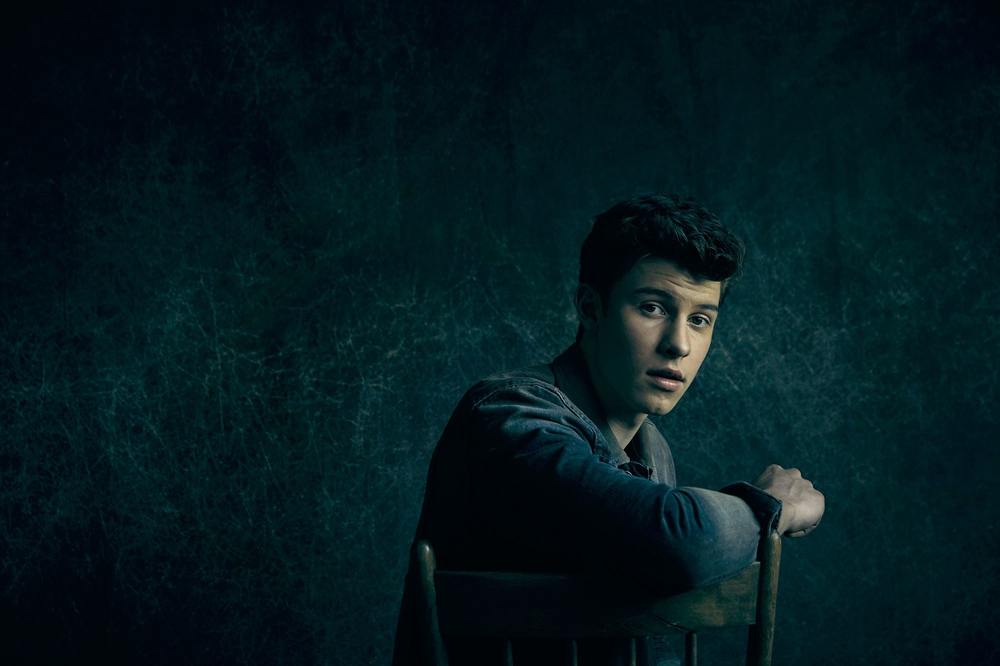
#> input picture Midterm/shawnMendes.png, 1000 x 666 px, shrunk from 2000 x 1333 before the run, found by its file name
$ jupyter execute Task4.ipynb   (older library calls are emulated)
#> lines starting #> are read from the running program, lines starting #| are printed output that depends on the picture; after the words box and inside, x2 and y2 are one past the last pixel; in counts of white or black regions, pixels touching at a corner belong together
[cell 1]
import os
import numpy as np
import matplotlib.pyplot as plt
from scipy import ndimage as ndi
from skimage.data import data_dir
from skimage import feature
from skimage import io


im = io.imread(os.path.join(data_dir, "shawnMendes.png"), as_grey=True)
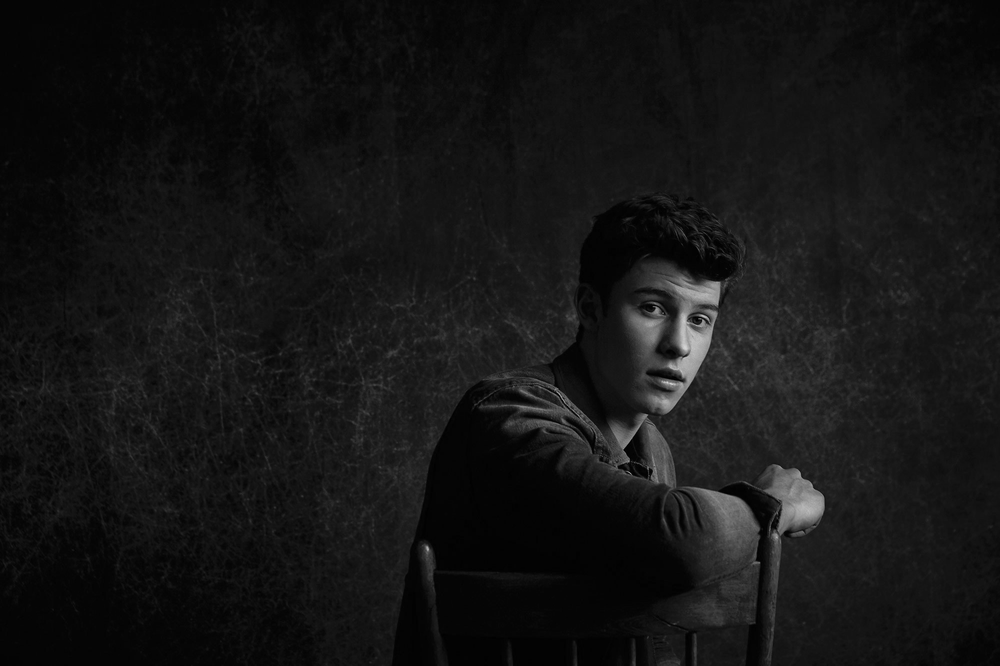
#> im: shape (666, 1000) float64; min 0, max 0.838, mean 0.0832
# Compute the Canny filter for two values of sigma
edges1 = feature.canny(im)
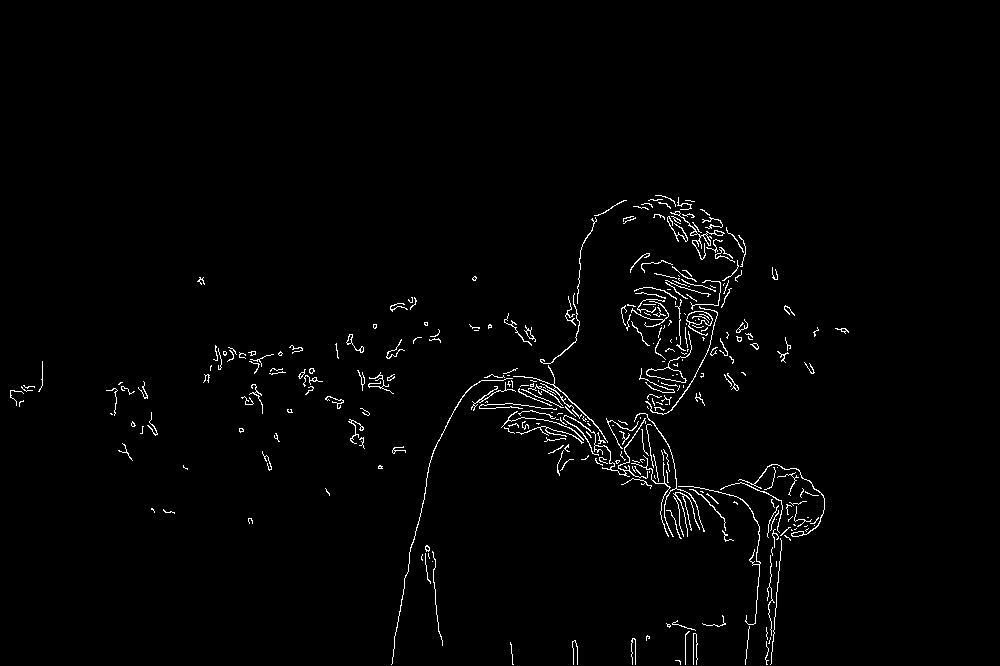
#> edges1: shape (666, 1000) bool; 1.6% white in thin lines or dots, all inside (x1, y1, x2, y2) = (10, 195, 849, 665)
edges2 = feature.canny(im, sigma=3)
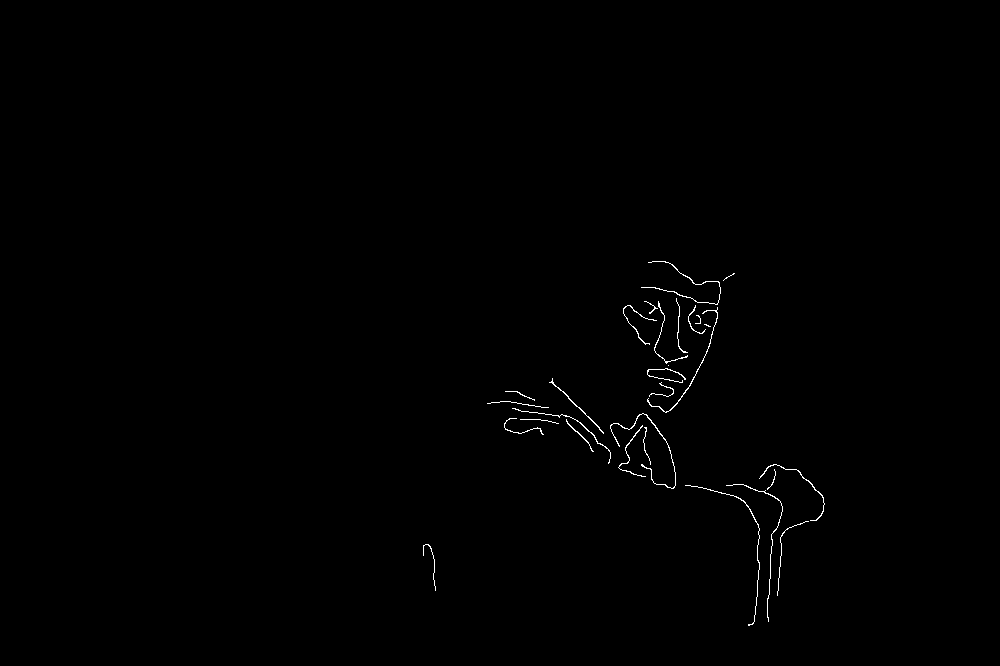
#> edges2: shape (666, 1000) bool; 0.38% white in thin lines or dots, all inside (x1, y1, x2, y2) = (423, 261, 825, 626)

fig, (ax1, ax2, ax3) = plt.subplots(nrows=1, ncols=3, figsize=(20, 5), sharex=True, sharey=True)
ax1.imshow(im, cmap=plt.cm.gray)
ax1.axis('off')
ax1.set_title('Original', fontsize=20)

ax2.imshow(edges1, cmap="Reds")
ax2.axis('off')
ax2.set_title('Canny filter, $\sigma=1$', fontsize=20)

ax3.imshow(edges2, cmap="Reds")
ax3.axis('off')
ax3.set_title('Canny filter, $\sigma=3$', fontsize=20)

fig, (ax4, ax5) = plt.subplots(nrows=1, ncols=2, figsize=(15, 10), sharex=True, sharey=True)

ax4.imshow(im, cmap=plt.cm.gray)
ax4.axis('off')
ax4.set_title('Original', fontsize=20)

sx = ndi.sobel(im, axis = 0, mode = 'constant')
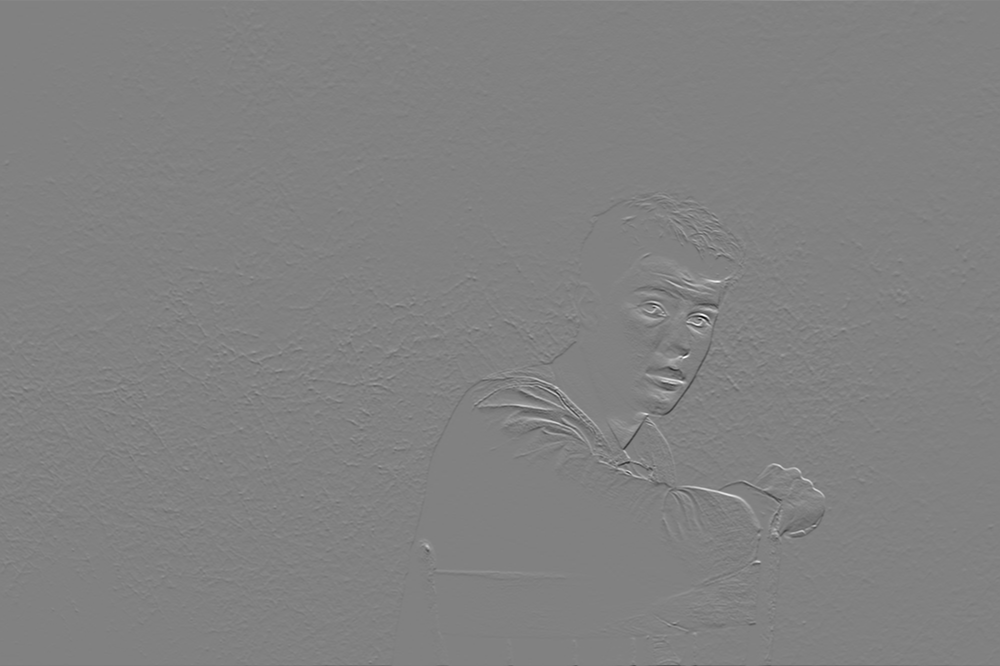
#> sx: shape (666, 1000) float64; min -2.46, max 2.38, mean 5.05e-05; drawn with min black and max white
sy = ndi.sobel(im, axis = 1, mode = 'constant')
sob = np.hypot(sy,sx)
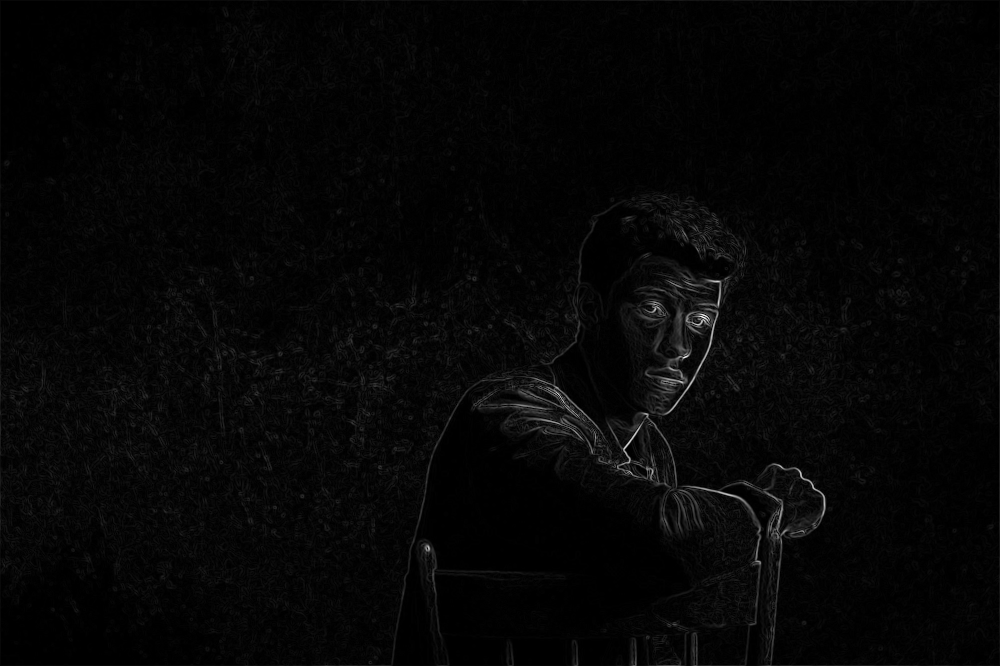
#> sob: shape (666, 1000) float64; min 0, max 2.64, mean 0.0645; drawn with min black and max white
ax5.imshow(sob,cmap='Reds')
ax5.axis('off')
ax5.set_title('Sobel')

plt.show()

$ run again, with Midterm/dude.jpg saved as Midterm/shawnMendes.png
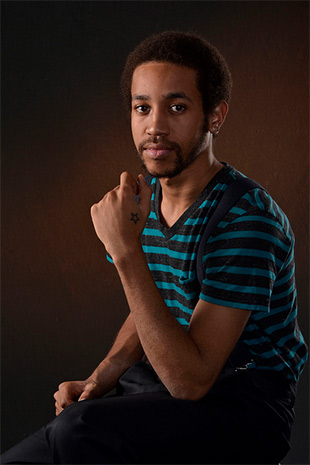
#> input picture Midterm/dude.jpg, 310 x 465 px, found by its file name
#> `edges1 = feature.canny(im)`:
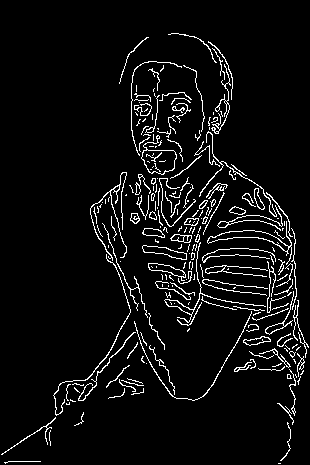
#> edges1: shape (465, 310) bool; 5.7% white in thin lines or dots
#> edges2: shape (465, 310) bool; 1.8% white in thin lines or dots, all inside (x1, y1, x2, y2) = (54, 61, 305, 415)
#> `sob = np.hypot(sy,sx)`:
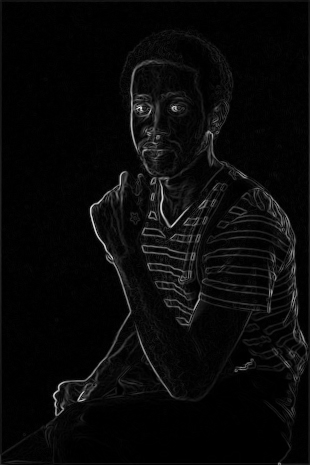
#> sob: shape (465, 310) float64; min 0, max 3.23, mean 0.118; drawn with min black and max white
